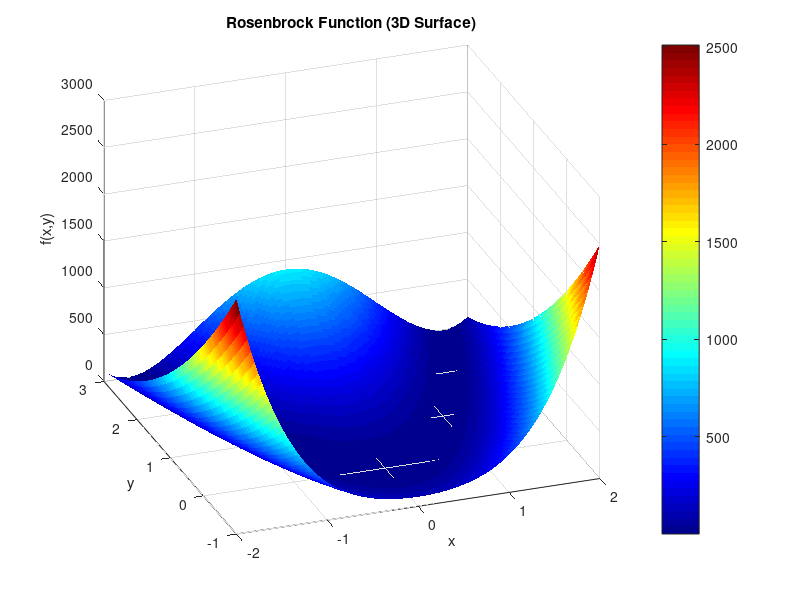
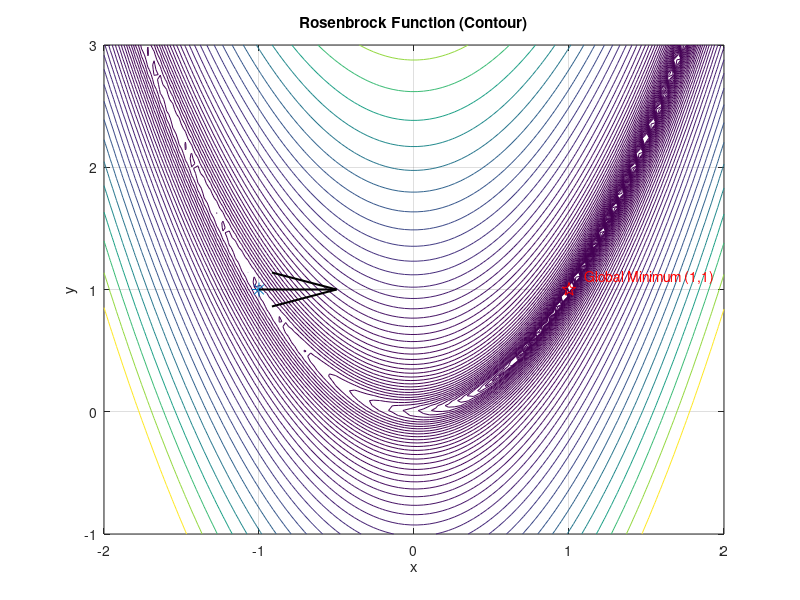

Here is the MATLAB script that generated these plots, in order:
% 定义计算范围
x = linspace(-2, 2, 100);
y = linspace(-1, 3, 100);
[X, Y] = meshgrid(x, y);

% 计算函数值
Z = (1 - X).^2 + 100*(Y - X.^2).^2;

% 绘制3D曲面图
figure;
surf(X, Y, Z, 'EdgeColor', 'none');
xlabel('x'); ylabel('y'); zlabel('f(x,y)');
title('Rosenbrock Function (3D Surface)');
colormap('jet'); colorbar;
view(-20, 30); % 调整视角

% 绘制等高线图
figure;
contour(X, Y, Z, logspace(-1, 3, 50));
xlabel('x'); ylabel('y');
title('Rosenbrock Function (Contour)');
hold on;
plot(1, 1, 'rp', 'MarkerSize', 10); % 标记最小值点
plot(-1,1,'*','MarkerSize',10);
quiver(-1,1, 1,0, 0.5, 'k', 'LineWidth',1.5, 'MaxHeadSize',0.5); % 指向(-1,1)
text(1.1, 1.1, 'Global Minimum (1,1)', 'Color', 'red');
grid on;